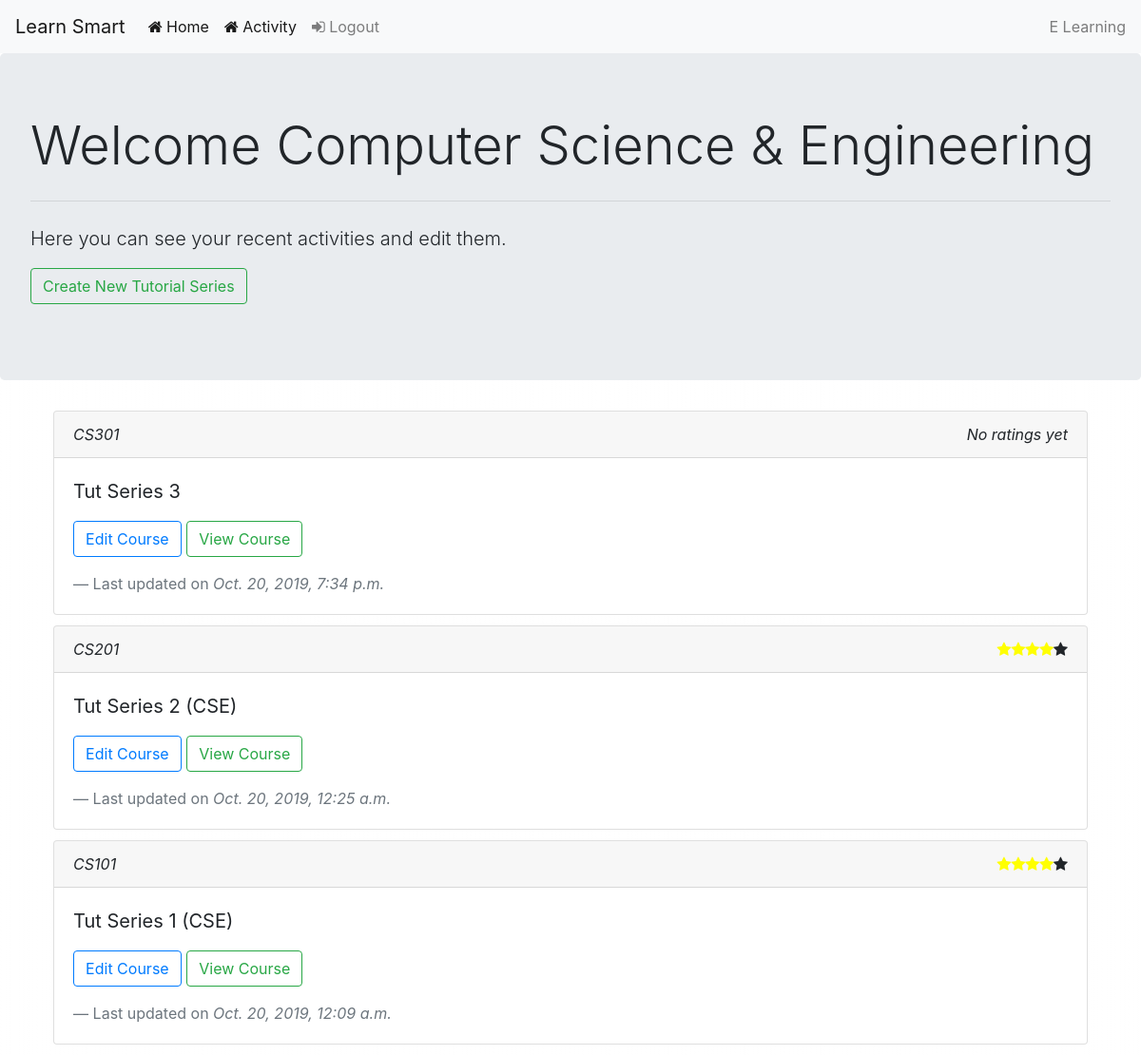
Screenshot of /dept/activity/ (signed in) with the database file from the repository.
### eLearning/models.py (models this page shows, shortened)
class Department(models.Model):
	name = models.CharField(max_length=500)
	short_name = models.CharField(max_length=20)
	username = models.CharField(max_length=255, unique=True)
	password = models.CharField(max_length=255)

class CourseTutorial(models.Model):
	series_title = models.CharField(max_length=10000, default='')
	course = models.ForeignKey(Course, on_delete=models.CASCADE, related_name='choice_tutorials')
	videos = models.ManyToManyField(Video, related_name='choice_courses', null=True, blank=True)
	materials = models.ManyToManyField(Material, related_name='choice_courses', null=True, blank=True)
	last_update = models.DateTimeField(default=datetime.now())
	tot_rating = models.DecimalField(default=0.00, decimal_places=2, max_digits=20)
	rating_count = models.IntegerField(default=0)
	uploaded_by_club = models.ForeignKey(Club, related_name='choice_courses', on_delete=models.CASCADE, null=True, blank=True)
	uploaded_by_dept = models.ForeignKey(Department, related_name='choice_courses', on_delete=models.CASCADE, null=True, blank=True)

class Course(models.Model):
	code = models.CharField(max_length=500, unique=True)
	name = models.CharField(max_length=255, unique=True, null=True, blank=True)
	def __str__(self):
		return str(self.code)

### eLearning/decorators.py (the view)
	def wrapper(request, login_url='eLearning:login', *args, **kwargs):
		if not 'dept_id' in request.session:
			request.session['url_to_go'] = request.get_full_path()
			return redirect(login_url)
		else:
			return function(request, *args, **kwargs)

### eLearning/views.py (called while the page is built, shortened)
def get_dept(request):
	return Department.objects.get(id=request.session['dept_id'])

@dept_login_required
def deptActivity(request):
	dept = get_dept(request)
	courses = dept.choice_courses.order_by('-id')
	form = CreateTut()
	return render(request, 'eLearning/dept/activity.html', {'dept': dept, 'courses': courses, 'form': form})

### eLearning/templates/eLearning/dept/activity.html (shortened to what this page needs)
{% extends 'baseDepartment.html' %}
{% block body %}
<div class="jumbotron">
  <h1 class="display-4">Welcome {{ dept.name }} </h1>
  <hr class="my-4">
  <p class="lead">Here you can see your recent activities and edit them.</p>
  <p class="lead"> <button class="btn btn-outline-success modalBtn" data-toggle="modal" data-target=".bd-example-modal-lg" > Create New Tutorial Series </button> </p>
</div>
<div class='container'>
	{% for course in courses %}
	<div class="card">
	  <div class="card-header">
	  	{% if course.course.name %}
	    {{ course.course.name }}
	    {% else %}
	    <i>{{ course.course.code }}</i>
	    {% endif %}
	    {% if course.rating_count == 0 %}
	    	<span class="star"> <i>No ratings yet</i> </span>
	    {% else %}
		    <span class="star"><i class="fa fa-star star5_{{course.id}}"></i></span>
		    <span class="star"><i class="fa fa-star star4_{{course.id}}"></i></span>
		    <span class="star"><i class="fa fa-star star3_{{course.id}}"></i></span>
		    <span class="star"><i class="fa fa-star star2_{{course.id}}"></i></span>
		    <span class="star"><i class="fa fa-star star1_{{course.id}}"></i></span>
	    {% endif %}
	  </div>
	  <div class="card-body">
	    <blockquote class="blockquote mb-0">
	      <p>
	      	{{ course.series_title }}
	      	<div>
	      		<a href="{% url 'eLearning:editTutdept' course.id %}"> <button class="btn btn-outline-primary"> Edit Course </button> </a>
	      		<a href="{% url 'eLearning:viewCourseDept' course.id %}"> <button class="btn btn-outline-success"> View Course </button> </a>
	      	</div>
	      </p>
	      <footer class="blockquote-footer">Last updated on <cite title="Source Title"> {{ course.last_update }} </cite></footer>
	    </blockquote>
	  </div>
	</div>
	{% endfor %}
</div>
{% endblock %}

### eLearning/templates/eLearning/dept/activity.html (style rules this page uses)
.card { margin: 1%; transition: all 0.5s; }
.star { float: right; }

### rows the page displays
Department: name "Computer Science & Engineering"
CourseTutorial: course.code "CS301", rating_count "No ratings yet", series_title "Tut Series 3", last_update "Oct. 20, 2019, 7:34 p.m."
CourseTutorial: course.code "CS201", series_title "Tut Series 2 (CSE)", last_update "Oct. 20, 2019, 12:25 a.m."
CourseTutorial: course.code "CS101", series_title "Tut Series 1 (CSE)", last_update "Oct. 20, 2019, 12:09 a.m."
